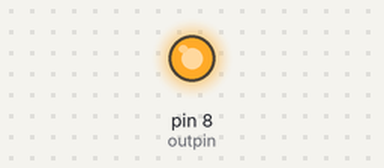
The sketch below on a simulated Arduino Uno, built with avr-gcc and run on an emulated ATmega328P. Parts: output pins drawn as LEDs (lit = HIGH).

Above: at 0.55 s.
At 2.65 s:
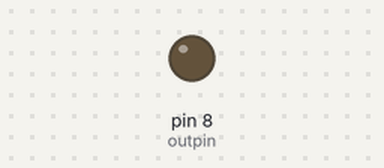
Timing chart, 0 to 3.0 s (numbered marks = the images above):
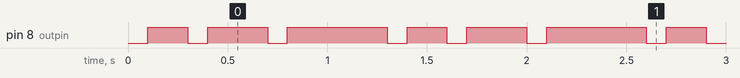

Measured:
- by itself, pin 8 (outpin): repeats every 1.3 s: LOW 0.10 s, HIGH 0.30 s, LOW 0.10 s, HIGH 0.50 s, LOW 0.10 s, HIGH 0.20 s
- by itself, everything shown: repeats every 1.3 s, in 6 steps

The sketch:

hkadai3_3_transmitter.ino
```cpp
int outpin = 8;
byte data = B0111011;
void setup() {
  pinMode(outpin, OUTPUT);
  digitalWrite(outpin, HIGH);
  }
  void loop() {
    digitalWrite(outpin, 0);
    delay(100);
    for (int i = 0; i < 7; i++) {
      digitalWrite(outpin, bitRead(data, i));
      delay(100);
      }
      digitalWrite(outpin, 1);
      delay(500);
     }
```
